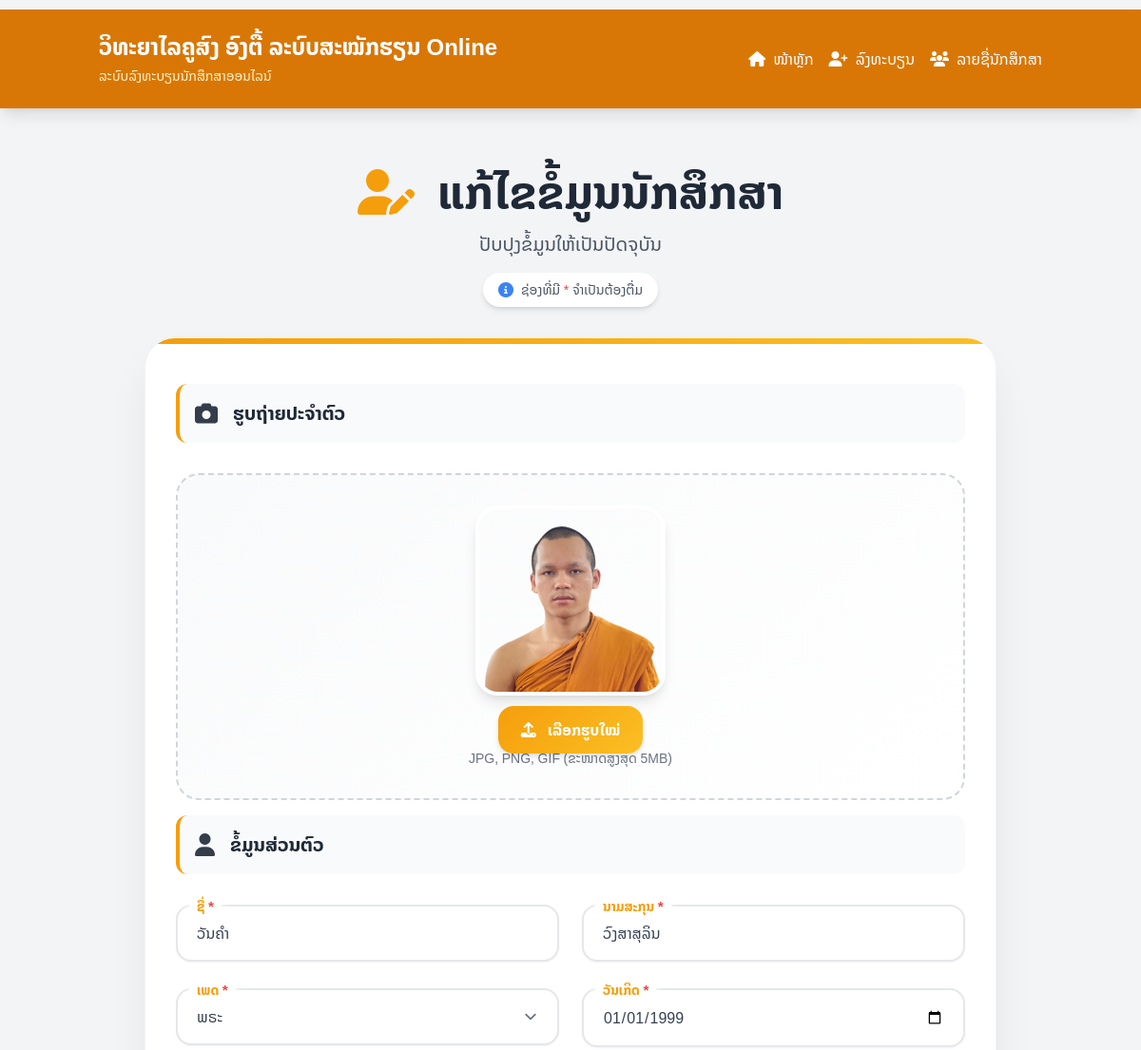
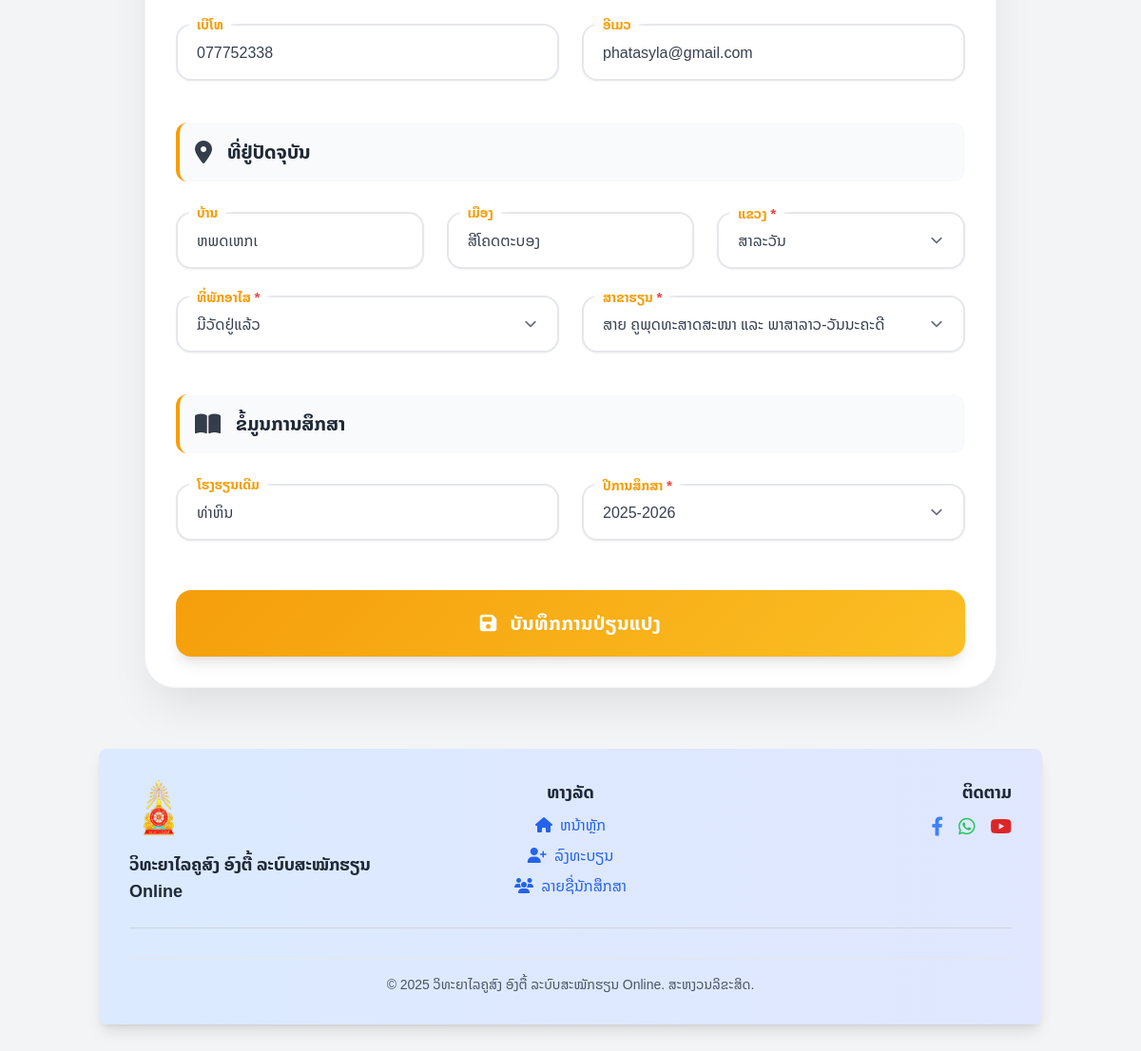
The page /index.php?page=student-edit&id=44 on the database its author committed (2 pictures, top to bottom).
### tables this page shows
CREATE TABLE `students` (
  `id` int(11) NOT NULL,
  `first_name` varchar(100) NOT NULL,
  `last_name` varchar(100) NOT NULL,
  `gender` enum('ພຣະ','ສ.ນ','ຊາຍ','ຍິງ','ອຶ່ນໆ') NOT NULL,
  `dob` date NOT NULL,
  `email` varchar(100) DEFAULT NULL,
  `phone` varchar(20) DEFAULT NULL,
  `village` varchar(100) DEFAULT NULL,
  `district` varchar(100) DEFAULT NULL,
  `province` varchar(100) DEFAULT NULL,
  `accommodation_type` enum('ຫາວັດໃຫ້','ມີວັດຢູ່ແລ້ວ') DEFAULT 'ມີວັດຢູ່ແລ້ວ',
  `photo` varchar(255) DEFAULT NULL,
  `registered_at` datetime DEFAULT current_timestamp(),
  `created_at` timestamp NOT NULL DEFAULT current_timestamp(),
  `major_id` int(11) DEFAULT NULL,
  `academic_year_id` int(11) DEFAULT NULL,
  `previous_school` varchar(255) DEFAULT NULL
);

CREATE TABLE `majors` (
  `id` int(11) NOT NULL,
  `name` varchar(100) NOT NULL,
  `code` varchar(10) DEFAULT NULL,
  `description` text DEFAULT NULL
);

CREATE TABLE `academic_years` (
  `id` int(11) NOT NULL,
  `year` varchar(9) NOT NULL
);

### src/classes/Student.php (called while the page is built, shortened)
<?php
class Student {
    private $conn;
    public function __construct($db) {
        $this->conn = $db;
    }
    public function readOne($id) {
        try {
            $query = "SELECT * FROM students WHERE id = :id LIMIT 0,1";
            $stmt = $this->conn->prepare($query);
            $stmt->bindParam(':id', $id, PDO::PARAM_INT);
            $stmt->execute();
            $row = $stmt->fetch(PDO::FETCH_ASSOC);
            if ($row) {
                return $row;
            }
            return false;
        } catch (PDOException $e) {
            error_log("Database error in Student::readOne(): " . $e->getMessage());
            return false;
        }
    }
    public function getAllAcademicYears() {
        $query = "SELECT id, year FROM academic_years ORDER BY year DESC";
        $stmt = $this->conn->prepare($query);
        $stmt->execute();
        return $stmt->fetchAll(PDO::FETCH_ASSOC);
    }
}
?>

### src/classes/Major.php (called while the page is built, shortened)
<?php
class Major {
    private $conn;
    private $table_name = "majors";
    public function __construct($db) {
        $this->conn = $db;
    }
    public function readAll() {
        try {
            $query = "SELECT id, name, description FROM " . $this->table_name . " ORDER BY name";
            $stmt = $this->conn->prepare($query);
            $stmt->execute();
            return $stmt->fetchAll(PDO::FETCH_ASSOC);
        } catch (PDOException $e) {
            error_log("Database error in Major::readAll(): " . $e->getMessage());
            return [];
        }
    }
}
?>

### src/classes/AcademicYear.php (called while the page is built, shortened)
<?php
class AcademicYear {
    private $conn;
    private $table_name = "academic_years";
    public function __construct($db) {
        $this->conn = $db;
    }
    public function readAll() {
        try {
            $query = "SELECT * FROM " . $this->table_name . " ORDER BY year DESC";
            $stmt = $this->conn->prepare($query);
            $stmt->execute();
            return $stmt->fetchAll();
        } catch (PDOException $e) {
            error_log("Database error in AcademicYear::readAll(): " . $e->getMessage());
            return [];
        }
    }
}
?>

### templates/student-edit.php (the view, shortened to what this page needs)
<?php
require_once BASE_PATH . '/src/classes/Student.php';
require_once BASE_PATH . '/src/classes/Major.php';
require_once BASE_PATH . '/src/classes/AcademicYear.php';
$student_id = (int)$_GET['id'];
$student = new Student($db);
$studentData = $student->readOne($student_id);
$majorObj = new Major($db);
$majors = $majorObj->readAll();
$yearObj = new AcademicYear($db);
$academicYears = $yearObj->readAll();
?>
<body class="bg-gradient-to-br from-amber-50 via-orange-50 to-yellow-50 min-h-screen">
    <div class="container mx-auto px-4 py-8">
        <div class="max-w-4xl mx-auto">
            <div class="text-center mb-8">
                <h1 class="text-4xl md:text-5xl font-bold text-gray-800 mb-4">
                    <i class="fas fa-user-edit text-amber-500 mr-3"></i>
                    ແກ້ໄຂຂໍ້ມູນນັກສຶກສາ
                </h1>
                <p class="text-gray-600 text-lg md:text-xl">ປັບປຸງຂໍ້ມູນໃຫ້ເປັນປັດຈຸບັນ</p>
                <div class="mt-4 inline-flex items-center px-4 py-2 bg-white rounded-full shadow-md">
                    <i class="fas fa-info-circle text-blue-500 mr-2"></i>
                    <span class="text-sm text-gray-600">ຊ່ອງທີ່ມີ <span class="text-red-500">*</span> ຈຳເປັນຕ້ອງຕື່ມ</span>
                </div>
            </div>
            <div class="form-card">
                <div class="p-6 md:p-8">
                    <form action="<?= BASE_URL ?>index.php?page=student-edit&action=update" method="POST" enctype="multipart/form-data" id="editForm">
                        <div class="form-section">
                            <div class="section-header">
                                <i class="fas fa-camera"></i>
                                ຮູບຖ່າຍປະຈຳຕົວ
                            </div>
                            <div class="photo-upload-area">
                                <?php if (!empty($studentData['photo']) && file_exists(BASE_PATH . "/public/uploads/photos/" . $studentData['photo'])): ?>
                                    <img src="<?= BASE_URL ?>public/uploads/photos/<?= htmlspecialchars($studentData['photo']) ?>"
                                         alt="ຮູບນັກສຶກສາ"
                                         id="photo-preview"
                                         class="current-photo">
                                <?php endif; ?>
                                <div class="text-center">
                                    <label class="file-upload-btn">
                                        <i class="fas fa-upload mr-2"></i>
                                        ເລືອກຮູບໃໝ່
                                    </label>
                                    <p class="text-sm text-gray-500 mt-2">JPG, PNG, GIF (ຂະໜາດສູງສຸດ 5MB)</p>
                                </div>
                            </div>
                        </div>
                        <div class="form-section">
                            <div class="section-header">
                                <i class="fas fa-user"></i>
                                ຂໍ້ມູນສ່ວນຕົວ
                            </div>
                            <div class="grid grid-cols-1 md:grid-cols-2 gap-6">
                                <div class="input-group">
                                    <input type="text" name="first_name" id="first_name" required
                                           value="<?= htmlspecialchars($studentData['first_name']) ?>" placeholder=" ">
                                    <label for="first_name">ຊື່ <span class="required-asterisk">*</span></label>
                                </div>
                                <div class="input-group">
                                    <input type="text" name="last_name" id="last_name" required
                                           value="<?= htmlspecialchars($studentData['last_name']) ?>" placeholder=" ">
                                    <label for="last_name">ນາມສະກຸນ <span class="required-asterisk">*</span></label>
                                </div>
                            </div>
                            <div class="grid grid-cols-1 md:grid-cols-2 gap-6">
                                <div class="input-group">
                                    <select name="gender" id="gender" required>
                                        <option value="ພຣະ" <?= $studentData['gender'] === 'ພຣະ' ? 'selected' : '' ?>>ພຣະ</option>
                                    </select>
                                    <label for="gender">ເພດ <span class="required-asterisk">*</span></label>
                                </div>
                                <div class="input-group">
                                    <input type="date" name="dob" id="dob" required
                                           value="<?= htmlspecialchars($studentData['dob']) ?>">
                                    <label for="dob">ວັນເກິດ <span class="required-asterisk">*</span></label>
                                </div>
                            </div>
                            <div class="grid grid-cols-1 md:grid-cols-2 gap-6">
                                <div class="input-group">
                                    <input type="tel" name="phone" id="phone"
                                           value="<?= htmlspecialchars($studentData['phone'] ?? '') ?>" placeholder=" ">
                                    <label for="phone">ເບີໂທ</label>
                                </div>
                                <div class="input-group">
                                    <input type="email" name="email" id="email"
                                           value="<?= htmlspecialchars($studentData['email'] ?? '') ?>" placeholder=" ">
                                    <label for="email">ອີເມວ</label>
                                </div>
                            </div>
                        </div>
                        <div class="form-section">
                            <div class="section-header">
                                <i class="fas fa-map-marker-alt"></i>
                                ທີ່ຢູ່ປັດຈຸບັນ
                            </div>
                            <div class="grid grid-cols-1 md:grid-cols-3 gap-6">
                                <div class="input-group">
                                    <input type="text" name="village" id="village"
                                           value="<?= htmlspecialchars($studentData['village'] ?? '') ?>" placeholder=" ">
                                    <label for="village">ບ້ານ</label>
                                </div>
                                <div class="input-group">
                                    <input type="text" name="district" id="district"
                                           value="<?= htmlspecialchars($studentData['district'] ?? '') ?>" placeholder=" ">
                                    <label for="district">ເມືອງ</label>
                                </div>
                                <div class="input-group">
                                    <select name="province" id="province" required>
                                        <option value="ສາລະວັນ" <?= ($studentData['province'] ?? '') === 'ສາລະວັນ' ? 'selected' : '' ?>>ສາລະວັນ</option>
                                    </select>
                                    <label for="province">ແຂວງ <span class="required-asterisk">*</span></label>
                                </div>
                            </div>
                            <div class="grid grid-cols-1 md:grid-cols-2 gap-6">
                                <div class="input-group">
                                    <select name="accommodation_type" id="accommodation_type" required>
                                        <option value="ມີວັດຢູ່ແລ້ວ" <?= $studentData['accommodation_type'] === 'ມີວັດຢູ່ແລ້ວ' ? 'selected' : '' ?>>ມີວັດຢູ່ແລ້ວ</option>
                                    </select>
                                    <label for="accommodation_type">ທີ່ພັກອາໄສ <span class="required-asterisk">*</span></label>
                                </div>
                                <div class="input-group">
                                    <select name="major_id" id="major_id" required>
                                        <?php foreach ($majors as $major): ?>
                                            <option value="<?= $major['id'] ?>" <?= $studentData['major_id'] == $major['id'] ? 'selected' : '' ?>>
                                                <?= htmlspecialchars($major['name']) ?>
                                            </option>
                                        <?php endforeach; ?>
                                    </select>
                                    <label for="major_id">ສາຂາຮຽນ <span class="required-asterisk">*</span></label>
                                </div>
                            </div>
                        </div>
                        <div class="form-section">
                            <div class="section-header">
                                <i class="fas fa-book-open"></i>
                                ຂໍ້ມູນການສຶກສາ
                            </div>
                            <div class="grid grid-cols-1 md:grid-cols-2 gap-6">
                                <div class="input-group">
                                    <input type="text" name="previous_school" id="previous_school"
                                        value="<?= htmlspecialchars($studentData['previous_school'] ?? '') ?>"
                                        placeholder=" ">
                                    <label for="previous_school">ໂຮງຮຽນເດີມ</label>
                                </div>
                                <div class="input-group">
                                    <select name="academic_year_id" id="academic_year_id" required>
                                        <?php foreach ($academicYears as $year): ?>
                                            <option value="<?= $year['id'] ?>" <?= $studentData['academic_year_id'] == $year['id'] ? 'selected' : '' ?>>
                                                <?= htmlspecialchars($year['year']) ?>
                                            </option>
                                        <?php endforeach; ?>
                                    </select>
                                    <label for="academic_year_id">ປີການສຶກສາ <span class="required-asterisk">*</span></label>
                                </div>
                            </div>
                        </div>
                        <div class="flex justify-end mt-6">
                            <button type="submit" name="update" class="submit-btn">
                                <i class="fas fa-save mr-2"></i>
                                ບັນທຶກການປ່ຽນແປງ
                            </button>
                        </div>
                    </form>
                </div>
            </div>
        </div>
    </div>
</body>

### public/assets/css/student-detail.css (style rules this page uses)
:root { --primary-color: #f59e0b; --primary-light: #fbbf24; --primary-dark: #d97706; --secondary-color: #6366f1; --success-color: #10b981; --error-color: #ef4444; --warning-color: #f59e0b; --gray-50: #f9fafb; --gray-100: #f3f4f6; --gray-200: #e5e7eb; --gray-300: #d1d5db; --gray-400: #9ca3af; --gray-500: #6b7280; --gray-600: #4b5563; --gray-700: #374151; --gray-800: #1f2937; --gray-900: #111827; --shadow-sm: 0 1px 2px 0 rgba(0, 0, 0, 0.05); --shadow-md: 0 4px 6px -1px rgba(0, 0, 0, 0.1), 0 2px 4px -1px rgba(0, 0, 0, 0.06); --shadow-lg: 0 10px 15px -3px rgba(0, 0, 0, 0.1), 0 4px 6px -2px rgba(0, 0, 0, 0.05); --shadow-xl: 0 20px 25px -5px rgba(0, 0, 0, 0.1), 0 10px 10px -5px rgba(0, 0, 0, 0.04); }
.section-header { display: flex; align-items: center; margin-bottom: 2rem; margin-top: 1rem; padding: 1rem; background: var(--gray-50); border-radius: 0.75rem; border-left: 4px solid var(--primary-color); color: var(--gray-800); font-weight: 700; font-size: 1.25rem; position: relative; overflow: hidden; }
.section-header i { margin-right: 1rem; font-size: 1.5rem; opacity: 0.9; }

### templates/components/header.php (style rules this page uses)
* { font-family: 'Noto Sans Lao', sans-serif; }

### rows shown on the page
students: photo (picture), first_name "ວັນຄຳ", last_name "ວົງສາສຸລິນ", gender "ພຣະ", dob "01/01/1999", phone "077752338", email "phatasyla@gmail.com", village "ຫພດເຫກເ", district "ສີໂຄດຕະບອງ", province "ສາລະວັນ", accommodation_type "ມີວັດຢູ່ແລ້ວ", major_id "ສາຍ ຄູພຸດທະສາດສະໜາ ແລະ ພາສາລາວ-ວັນນະຄະດີ", previous_school "ທ່າຫິນ", academic_year_id "2025-2026"

### other values the page prints
SITE_NAME "ວິທະຍາໄລຄູສົງ ອົງຕື້ ລະບົບສະໝັກຮຽນ Online"
